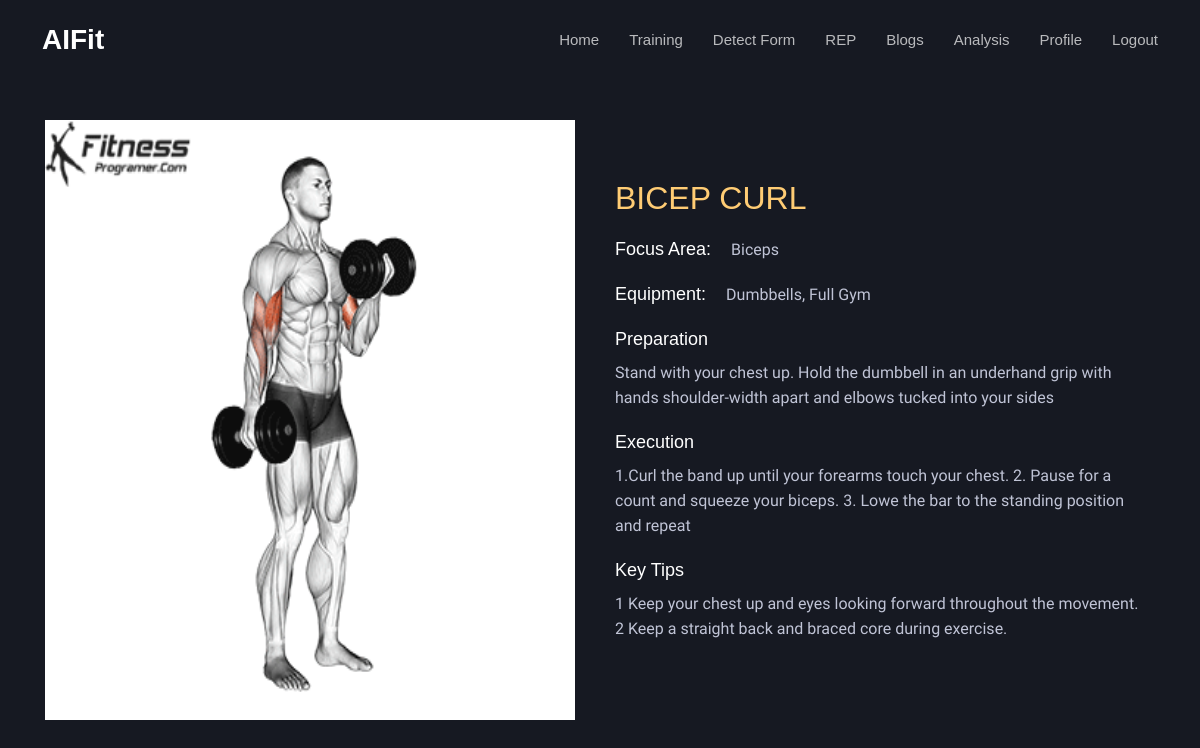
/training/1 (signed in), run on the app's committed database.
### app/models.py (models this page shows, shortened)
class Trainer_form(models.Model):
    title= models.CharField(max_length=100)
    image=models.FileField(upload_to="Exercise Images/")
    f_area= models.TextField(max_length=100)
    equipment= models.TextField(max_length=100)
    prep= models.TextField(max_length=1000)
    execution= models.TextField(max_length=1000)
    keyTip= models.TextField(max_length=1000)

### app/views.py (the view)
# urls.py: path('training/<int:pk>', views.train, name='train'),
@login_required(login_url='login')
def train(request,pk):
    context = {}
    try:
        object = Trainer_form.objects.filter(id=pk).first()
        context['object'] = object
    except Exception as e:
        print(e)
    return render(request,'training/training.html',context)

### app/templates/training/training.html
{% extends "base.html" %}
{% block content %}
{% load static %}
<link rel="stylesheet" href="{%static 'css/training.css'%}">
<section class="about">
    <div class="content">
        <img src="{{object.image.url}}" alt="">
        <div class="text">
            <h1>{{object.title|upper}}</h1>
            <div class="focus_area">
                <h5>Focus Area: </h5>
                <p>{{object.f_area}}</p>
            </div>
            <div class="euip">
                <h5>Equipment: </h5>
                <p>{{object.equipment}}</p>
            </div>
            <h5>Preparation</h5>
            <p>{{object.prep}}</p>
            <h5>Execution</h5>
            <p>{{object.execution}}</p>
            <h5>Key Tips</h5>
            <p>{{object.keyTip}}</p>
        </div>
    </div>
</section>
{% endblock content %}

### static/assets/css/style.css (style rules this page uses)
body { font-family: "Open Sans", sans-serif; color: #444444; }
h1, h2, h3, h4, h5, h6 { font-family: "Montserrat", sans-serif; }
section { padding-top: 8rem; padding-bottom: 3rem; overflow: hidden; }
.about { padding: 40px 0 0 0; }

### static/css/training.css (style rules this page uses)
* { padding: 0; margin: 0; box-sizing: border-box; }
body { background-image: linear-gradient(45deg, #161922, #000000d5); font-family: 'Muli', sans-serif; display: flex; align-items: center; justify-content: center; flex-direction: column; margin: 0; }
.about { width: 100%; height: 100vh; background-color: #161922; display: flex; justify-content: center; }
.about .content img { height: 75vh; width: 530px; }
.text { width: 550px; max-width: 100%; padding: 0 10px; }
.content { width: 1280px; max-width: 95%; margin: 0 auto; display: flex; flex-wrap: wrap; align-items: center; justify-content: space-around; }
.text h1,h3 { color: #ffcc74; font-size: 2rem; margin-bottom: 20px; text-transform: capitalize; }
.text h5 { color: white; font-size:18px; line-height: 25px; }
.text p { color: #c0c4d6; line-height: 25px; margin-bottom: 20px; }
.focus_area { display: flex; }
.focus_area h5 { padding-right: 20px; }
.euip { display: flex; }
.euip h5 { padding-right: 20px; }

### app/templates/base.html (style rules this page uses)
body { background-color: #111114; }

### data on the page
Trainer_form: image (picture), title "BICEP CURL", f_area "Biceps", equipment "Dumbbells, Full Gym", prep "Stand with your chest up. Hold the dumbbell in an underhand grip with hands shoulder-width apart and elbows tucked into your sides", execution "1.Curl the band up until your forearms touch your chest. 2. Pause for a count and squeeze your biceps. 3. Lowe the bar to the standing position and repeat", keyTip "1 Keep your chest up and eyes looking forward throughout the movement. 2 Keep a straight back and braced core during exercise."
